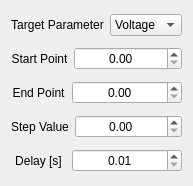
                   <widget class="QWidget" name="scrollAreaWidgetContents_2">
                    <property name="geometry">
                     <rect>
                      <x>0</x>
                      <y>0</y>
                      <width>157</width>
                      <height>182</height>
                     </rect>
                    </property>
                    <layout class="QVBoxLayout" name="verticalLayout_16">
                     <item>
                      <layout class="QHBoxLayout" name="horizontalLayout_14" stretch="1,2">
                       <property name="spacing">
                        <number>6</number>
                       </property>
                       <item>
                        <widget class="QLabel" name="label_11">
                         <property name="minimumSize">
                          <size>
                           <width>0</width>
                           <height>28</height>
                          </size>
                         </property>
                         <property name="text">
                          <string>Target Parameter</string>
                         </property>
                         <property name="alignment">
                          <set>Qt::AlignCenter</set>
                         </property>
                         <property name="margin">
                          <number>6</number>
                         </property>
                        </widget>
                       </item>
                       <item>
                        <widget class="QComboBox" name="comboSweepTarget">
                         <property name="sizeAdjustPolicy">
                          <enum>QComboBox::AdjustToContentsOnFirstShow</enum>
                         </property>
                         <item>
                          <property name="text">
                           <string>Voltage</string>
                          </property>
                         </item>
                         <item>
                          <property name="text">
                           <string>Current</string>
                          </property>
                         </item>
                        </widget>
                       </item>
                      </layout>
                     </item>
                     <item>
                      <layout class="QHBoxLayout" name="horizontalLayout_15" stretch="1,2">
                       <item>
                        <widget class="QLabel" name="label_15">
                         <property name="minimumSize">
                          <size>
                           <width>0</width>
                           <height>28</height>
                          </size>
                         </property>
                         <property name="text">
                          <string>Start Point</string>
                         </property>
                         <property name="alignment">
                          <set>Qt::AlignCenter</set>
                         </property>
                         <property name="margin">
                          <number>6</number>
                         </property>
                        </widget>
                       </item>
                       <item>
                        <widget class="QDoubleSpinBox" name="spinBoxSweepStart">
                         <property name="alignment">
                          <set>Qt::AlignCenter</set>
                         </property>
                         <property name="decimals">
                          <number>2</number>
                         </property>
                         <property name="minimum">
                          <double>0.000000000000000</double>
                         </property>
                         <property name="maximum">
                          <double>100.000000000000000</double>
                         </property>
                         <property name="singleStep">
                          <double>0.100000000000000</double>
                         </property>
                         <property name="stepType">
                          <enum>QAbstractSpinBox::AdaptiveDecimalStepType</enum>
                         </property>
                        </widget>
                       </item>
                      </layout>
                     </item>
                     <item>
                      <layout class="QHBoxLayout" name="horizontalLayout_16" stretch="1,2">
                       <item>
                        <widget class="QLabel" name="label_16">
                         <property name="minimumSize">
                          <size>
                           <width>0</width>
                           <height>28</height>
                          </size>
                         </property>
                         <property name="text">
                          <string>End Point</string>
                         </property>
                         <property name="alignment">
                          <set>Qt::AlignCenter</set>
                         </property>
                         <property name="margin">
                          <number>6</number>
                         </property>
                        </widget>
                       </item>
                       <item>
                        <widget class="QDoubleSpinBox" name="spinBoxSweepStop">
                         <property name="alignment">
                          <set>Qt::AlignCenter</set>
                         </property>
                         <property name="decimals">
                          <number>2</number>
                         </property>
                         <property name="minimum">
                          <double>0.000000000000000</double>
                         </property>
                         <property name="maximum">
                          <double>100.000000000000000</double>
                         </property>
                         <property name="singleStep">
                          <double>0.100000000000000</double>
                         </property>
                         <property name="stepType">
                          <enum>QAbstractSpinBox::AdaptiveDecimalStepType</enum>
                         </property>
                        </widget>
                       </item>
                      </layout>
                     </item>
                     <item>
                      <layout class="QHBoxLayout" name="horizontalLayout_17" stretch="1,2">
                       <item>
                        <widget class="QLabel" name="label_17">
                         <property name="minimumSize">
                          <size>
                           <width>0</width>
                           <height>28</height>
                          </size>
                         </property>
                         <property name="text">
                          <string>Step Value</string>
                         </property>
                         <property name="alignment">
                          <set>Qt::AlignCenter</set>
                         </property>
                         <property name="margin">
                          <number>6</number>
                         </property>
                        </widget>
                       </item>
                       <item>
                        <widget class="QDoubleSpinBox" name="spinBoxSweepStep">
                         <property name="alignment">
                          <set>Qt::AlignCenter</set>
                         </property>
                         <property name="decimals">
                          <number>2</number>
                         </property>
                         <property name="minimum">
                          <double>0.000000000000000</double>
                         </property>
                         <property name="maximum">
                          <double>100.000000000000000</double>
                         </property>
                         <property name="singleStep">
                          <double>0.100000000000000</double>
                         </property>
                         <property name="stepType">
                          <enum>QAbstractSpinBox::AdaptiveDecimalStepType</enum>
                         </property>
                        </widget>
                       </item>
                      </layout>
                     </item>
                     <item>
                      <layout class="QHBoxLayout" name="horizontalLayout_18" stretch="1,2">
                       <item>
                        <widget class="QLabel" name="label_18">
                         <property name="minimumSize">
                          <size>
                           <width>0</width>
                           <height>28</height>
                          </size>
                         </property>
                         <property name="text">
                          <string>Delay [s]</string>
                         </property>
                         <property name="alignment">
                          <set>Qt::AlignCenter</set>
                         </property>
                         <property name="margin">
                          <number>6</number>
                         </property>
                        </widget>
                       </item>
                       <item>
                        <widget class="QDoubleSpinBox" name="spinBoxSweepDelay">
                         <property name="alignment">
                          <set>Qt::AlignCenter</set>
                         </property>
                         <property name="decimals">
                          <number>2</number>
                         </property>
                         <property name="minimum">
                          <double>0.010000000000000</double>
                         </property>
                         <property name="maximum">
                          <double>999999.000000000000000</double>
                         </property>
                         <property name="singleStep">
                          <double>0.100000000000000</double>
                         </property>
                         <property name="stepType">
                          <enum>QAbstractSpinBox::AdaptiveDecimalStepType</enum>
                         </property>
                        </widget>
                       </item>
                      </layout>
                     </item>
                     <item>
                      <spacer name="verticalSpacer_2">
                       <property name="orientation">
                        <enum>Qt::Vertical</enum>
                       </property>
                       <property name="sizeHint" stdset="0">
                        <size>
                         <width>20</width>
                         <height>36</height>
                        </size>
                       </property>
                      </spacer>
                     </item>
                    </layout>
                   </widget>
